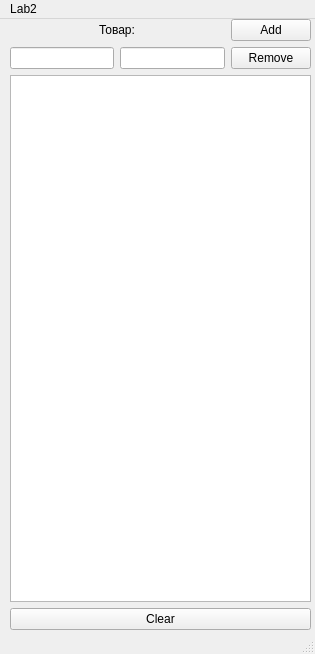
<?xml version="1.0" encoding="UTF-8"?>
<ui version="4.0">
 <class>MainWindow</class>
 <widget class="QMainWindow" name="MainWindow">
  <property name="geometry">
   <rect>
    <x>0</x>
    <y>0</y>
    <width>315</width>
    <height>654</height>
   </rect>
  </property>
  <property name="windowTitle">
   <string>Lab 2</string>
  </property>
  <widget class="QWidget" name="centralwidget">
   <widget class="QWidget" name="gridLayoutWidget">
    <property name="geometry">
     <rect>
      <x>10</x>
      <y>0</y>
      <width>301</width>
      <height>611</height>
     </rect>
    </property>
    <layout class="QGridLayout" name="gridLayout">
     <item row="0" column="0">
      <layout class="QHBoxLayout" name="horizontalLayout">
       <item>
        <layout class="QVBoxLayout" name="verticalLayout">
         <item alignment="Qt::AlignHCenter">
          <widget class="QLabel" name="label">
           <property name="text">
            <string>Товар:</string>
           </property>
          </widget>
         </item>
         <item>
          <layout class="QHBoxLayout" name="horizontalLayout_3">
           <item>
            <widget class="QLineEdit" name="K">
             <property name="text">
              <string/>
             </property>
            </widget>
           </item>
           <item>
            <widget class="QLineEdit" name="V">
             <property name="text">
              <string/>
             </property>
            </widget>
           </item>
          </layout>
         </item>
        </layout>
       </item>
       <item>
        <layout class="QVBoxLayout" name="verticalLayout_2">
         <item>
          <widget class="QPushButton" name="Add">
           <property name="text">
            <string>Add</string>
           </property>
          </widget>
         </item>
         <item>
          <widget class="QPushButton" name="Remove">
           <property name="text">
            <string>Remove</string>
           </property>
          </widget>
         </item>
        </layout>
       </item>
      </layout>
     </item>
     <item row="2" column="0">
      <widget class="QListWidget" name="listWidget"/>
     </item>
     <item row="3" column="0">
      <layout class="QHBoxLayout" name="horizontalLayout_2"/>
     </item>
     <item row="4" column="0">
      <widget class="QPushButton" name="Clear">
       <property name="text">
        <string>Clear</string>
       </property>
      </widget>
     </item>
    </layout>
   </widget>
  </widget>
  <widget class="QMenuBar" name="menubar">
   <property name="geometry">
    <rect>
     <x>0</x>
     <y>0</y>
     <width>315</width>
     <height>21</height>
    </rect>
   </property>
   <widget class="QMenu" name="menuLab2">
    <property name="title">
     <string>Lab2</string>
    </property>
    <addaction name="actionSave"/>
    <addaction name="actionOpen"/>
   </widget>
   <addaction name="menuLab2"/>
  </widget>
  <widget class="QStatusBar" name="statusbar"/>
  <action name="actionSave">
   <property name="text">
    <string>Save</string>
   </property>
  </action>
  <action name="actionOpen">
   <property name="text">
    <string>Open</string>
   </property>
  </action>
 </widget>
 <resources/>
 <connections/>
</ui>
